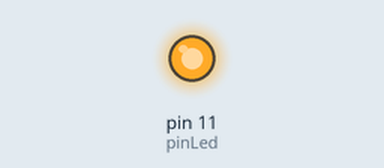
This sketch was run on a simulated Arduino Uno, built with avr-gcc and run on an emulated ATmega328P. On the bench: output pins drawn as LEDs (lit = HIGH).

Above: at 7.5 s.
At 52.5 s:
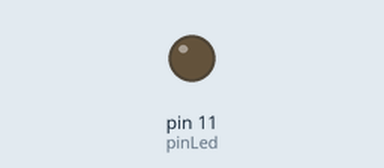
Timing chart, 0 to 71.5 s (numbered marks = the images above):
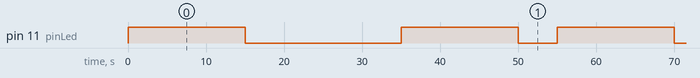

Measured:
- by itself, pin 11 (pinLed): repeats every 55.0 s: LOW 20.0 s, HIGH 15.0 s, LOW 5.0 s, HIGH 15.0 s
- by itself, everything shown: repeats every 55.0 s, in 4 steps

The sketch:

rainbow_with_arduino.ino
```cpp
int pinLed = 11;

void setup() {
  // put your setup code here, to run once:
  pinMode(pinLed, OUTPUT);

}

void loop() {
  // put your main code here, to run repeatedly:
  digitalWrite(pinLed, HIGH);
  delay(15000);
  Serial.print('HIGH');

  digitalWrite(pinLed, LOW);
  delay(20000);
  Serial.print('LOW');

  digitalWrite(pinLed, HIGH);
  delay(15000);
  Serial.print('HIGH');

  digitalWrite(pinLed, LOW);
  delay(5000);
  Serial.print('LOW');

}
```
